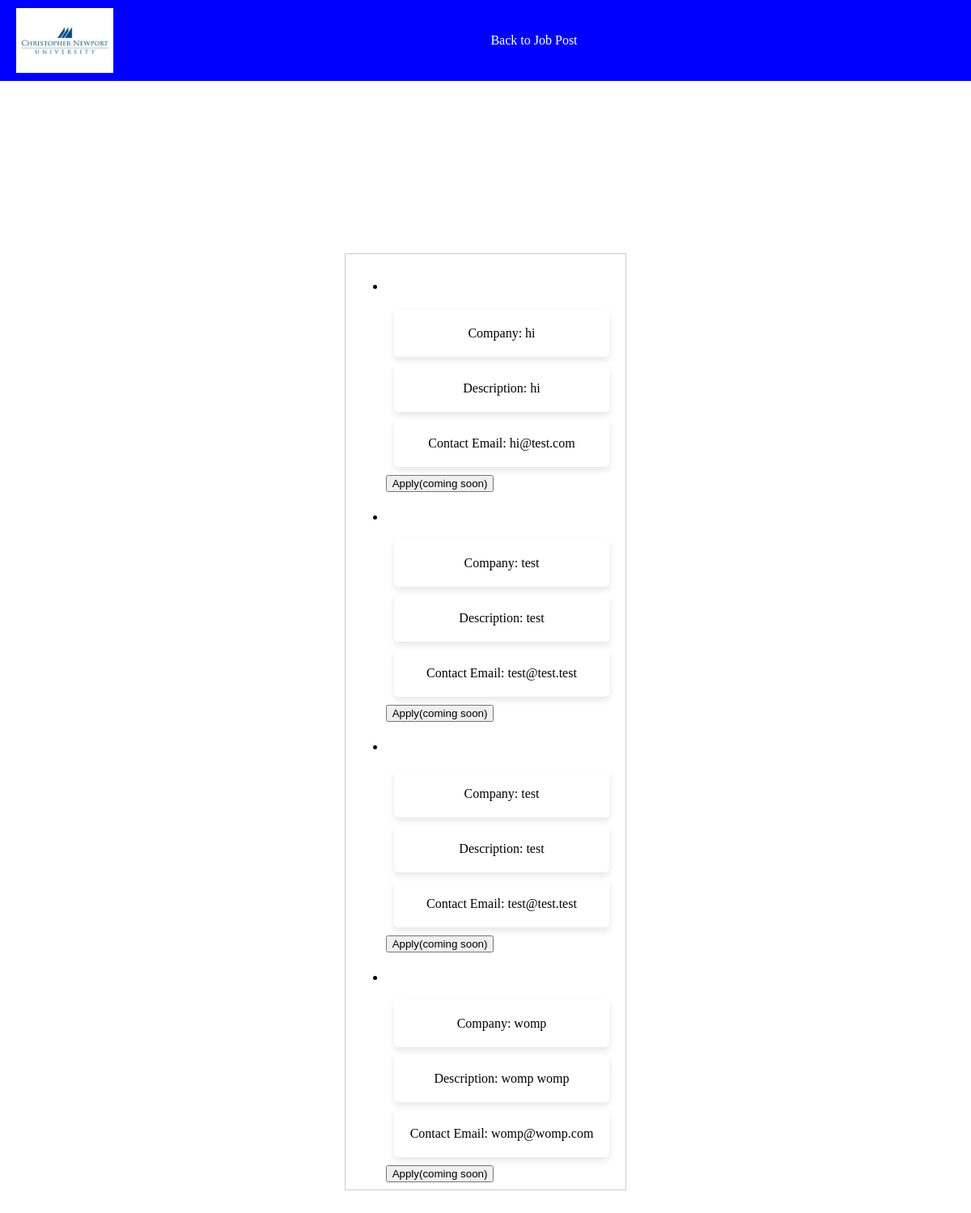
The page /login/job_list.php (signed in) on the database its author committed.
### tables this page shows
CREATE TABLE `job_listings` (
  `job_id` int(11) NOT NULL,
  `job_title` varchar(255) NOT NULL,
  `company` varchar(255) NOT NULL,
  `description` text NOT NULL,
  `contact_email` varchar(255) NOT NULL,
  `date_posted` timestamp NOT NULL DEFAULT current_timestamp()
);

### login/job_list.php (the view, shortened to what this page needs)
<?php
include("connection.php");
?>
<!DOCTYPE html>
<html lang="en">
<head>
    <link rel="stylesheet" href="styles.css">
</head>
<body>
<header>
  <img src="cnu.jpg" alt="CNU Logo" id="cnu-logo">
  <nav>
    <ul>
      <li><a href="job_listings.php">Back to Job Post</a></li>
    </ul>
  </nav>
</header>
<main>
    <div class="job-listings-container">
        <ul>
            <?php
            $query = "SELECT * FROM job_listings ORDER BY job_title";
            $result = mysqli_query($con, $query);
            while ($row = mysqli_fetch_array($result)) {
                echo '<li class="job-listing">';
                echo '<h3 style="color: white;">' . $row['job_title'] . '</h3>';
                echo '<p>Company: ' . $row['company'] . '</p>';
                echo '<p>Description: ' . $row['description'] . '</p>';
                echo '<p>Contact Email: ' . $row['contact_email'] . '</p>';
                echo '<button class="apply-btn">Apply(coming soon)</button>';
                echo '</li>';
            }
            ?>
        </ul>
    </div>
</main>
</body>
</html>

### login/styles.css (style rules this page uses)
html, body { margin: 0; padding: 0; height: 100vh; overflow: hidden; background-image: url('cnh.jpg'); background-size: cover; background-repeat: no-repeat; background-attachment: fixed; }
header { background-color: blue; color: white; display: flex; justify-content: space-between; align-items: center; padding: 10px 20px; }
nav { width: 100%; }
nav ul { list-style-type: none; display: flex; justify-content: center; margin: 0; padding: 0; }
nav ul li { margin: 0 15px; }
nav ul li a { color: white; text-decoration: none; padding: 5px 10px; }
#cnu-logo { height: 80px; }
main { display: flex; justify-content: center; align-items: center; height: calc(100vh - 100px); padding: 20px; }
main h1, main p { text-align: center; background-color: white; padding: 20px; border-radius: 5px; margin: 10px; box-shadow: 0 4px 8px rgba(0, 0, 0, 0.1); }

### login/job_list.php (style rules this page uses)
.job-listings-container { margin-top: 20px; max-height: 70vh; overflow-y: auto; border: 1px solid #ccc; padding: 10px; }

### rows shown on the page
job_listings: company "hi", description "hi", contact_email "hi@test.com"
job_listings: company "test", description "test", contact_email "test@test.test"
job_listings: company "test", description "test", contact_email "test@test.test"
job_listings: company "womp", description "womp womp", contact_email "womp@womp.com"
